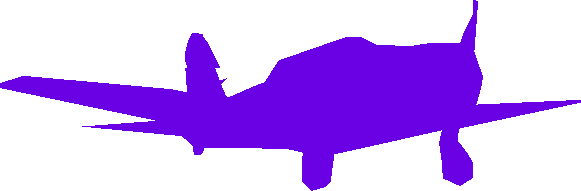
#> input picture public/images/airplane/1.png, 581 x 191 px, found by its file name; its folder holds only this picture in this run
$ python image_cleaner.py
#> lines starting #> are read from the running program, lines starting #| are printed output that depends on the picture
from PIL import Image
import io
import os
import numpy as np

base = "./public/images"
for fname in os.listdir(base):
    fpath = os.path.join(base, fname)
    for iname in os.listdir(fpath):
        if not iname.endswith(".png"):
            continue
        ipath = os.path.join(fpath, iname)
        img = Image.open(ipath)
#> img is the input picture: PIL image 581x191 RGBA; mean R, G, B, A 34.5, 0, 74.2, 83
        img_array = np.array(img)[:,:,:3]
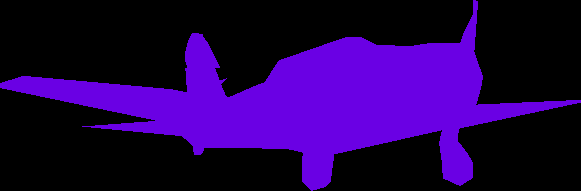
#> img_array: shape (191, 581, 3); mean R, G, B 34.5, 0, 74.2

        # print(img_array.shape)
        pixels = img_array.reshape(-1,3)
        upixels = np.unique(pixels, axis=0)
#> upixels = [[0, 0, 0], [106, 0, 228]]
        if len(upixels) > 2:
            print(f"{fname} - {iname} - {upixels}")

$ run again, on public/images/airplane/2.png
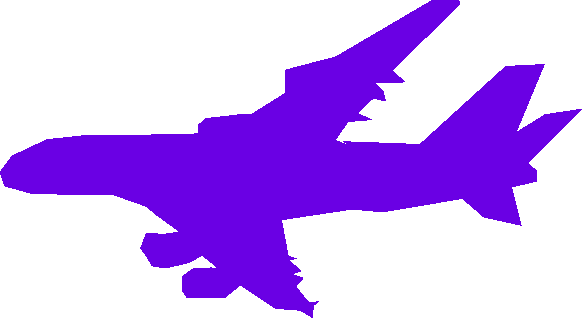
#> input picture public/images/airplane/2.png, 582 x 318 px, found by its file name
#> img is the input picture: PIL image 582x318 RGBA; mean R, G, B, A 37.2, 0, 80.1, 89.6
#> `img_array = np.array(img)[:,:,:3]`:
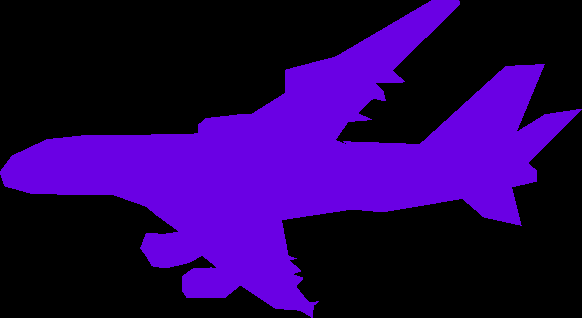
#> img_array: shape (318, 582, 3); mean R, G, B 37.2, 0, 80.1
#> upixels = [[0, 0, 0], [106, 0, 228]]
